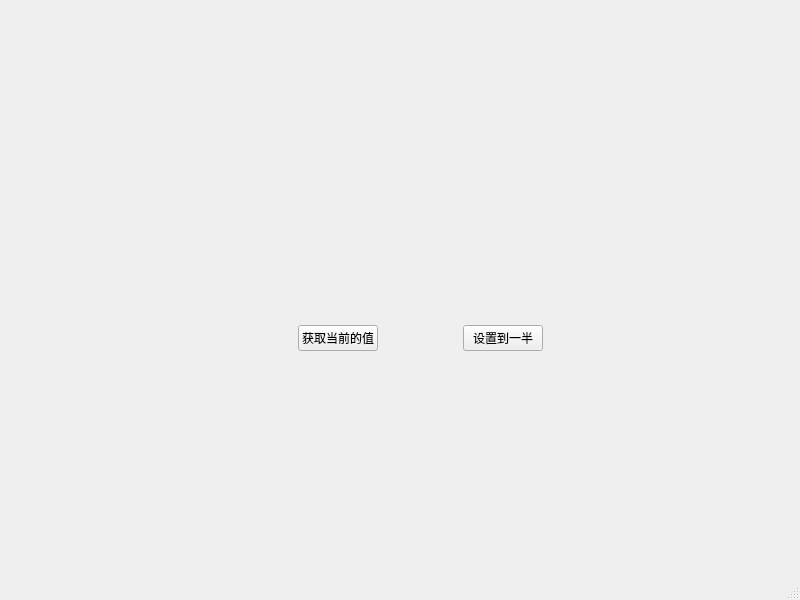
<?xml version="1.0" encoding="UTF-8"?>
<ui version="4.0">
 <class>MainWindow</class>
 <widget class="QMainWindow" name="MainWindow">
  <property name="geometry">
   <rect>
    <x>0</x>
    <y>0</y>
    <width>800</width>
    <height>600</height>
   </rect>
  </property>
  <property name="windowTitle">
   <string>MainWindow</string>
  </property>
  <widget class="QWidget" name="centralwidget">
   <widget class="QWidget" name="">
    <property name="geometry">
     <rect>
      <x>220</x>
      <y>120</y>
      <width>401</width>
      <height>231</height>
     </rect>
    </property>
    <layout class="QGridLayout" name="gridLayout_2">
     <item row="1" column="0">
      <layout class="QGridLayout" name="gridLayout">
       <item row="0" column="1">
        <widget class="QPushButton" name="ButtonGet">
         <property name="text">
          <string>获取当前的值</string>
         </property>
        </widget>
       </item>
       <item row="0" column="3">
        <widget class="QPushButton" name="ButtonSet">
         <property name="text">
          <string>设置到一半</string>
         </property>
        </widget>
       </item>
       <item row="0" column="0">
        <spacer name="horizontalSpacer_2">
         <property name="orientation">
          <enum>Qt::Horizontal</enum>
         </property>
         <property name="sizeHint" stdset="0">
          <size>
           <width>40</width>
           <height>20</height>
          </size>
         </property>
        </spacer>
       </item>
       <item row="0" column="2">
        <spacer name="horizontalSpacer">
         <property name="orientation">
          <enum>Qt::Horizontal</enum>
         </property>
         <property name="sizeHint" stdset="0">
          <size>
           <width>40</width>
           <height>20</height>
          </size>
         </property>
        </spacer>
       </item>
       <item row="0" column="4">
        <spacer name="horizontalSpacer_3">
         <property name="orientation">
          <enum>Qt::Horizontal</enum>
         </property>
         <property name="sizeHint" stdset="0">
          <size>
           <width>40</width>
           <height>20</height>
          </size>
         </property>
        </spacer>
       </item>
      </layout>
     </item>
     <item row="0" column="0">
      <widget class="smallWidget" name="smallwidget" native="true"/>
     </item>
    </layout>
   </widget>
  </widget>
  <widget class="QMenuBar" name="menubar">
   <property name="geometry">
    <rect>
     <x>0</x>
     <y>0</y>
     <width>800</width>
     <height>23</height>
    </rect>
   </property>
  </widget>
  <widget class="QStatusBar" name="statusbar"/>
 </widget>
 <customwidgets>
  <customwidget>
   <class>smallWidget</class>
   <extends>QWidget</extends>
   <header>smallwidget.h</header>
   <container>1</container>
  </customwidget>
 </customwidgets>
 <resources/>
 <connections/>
</ui>
